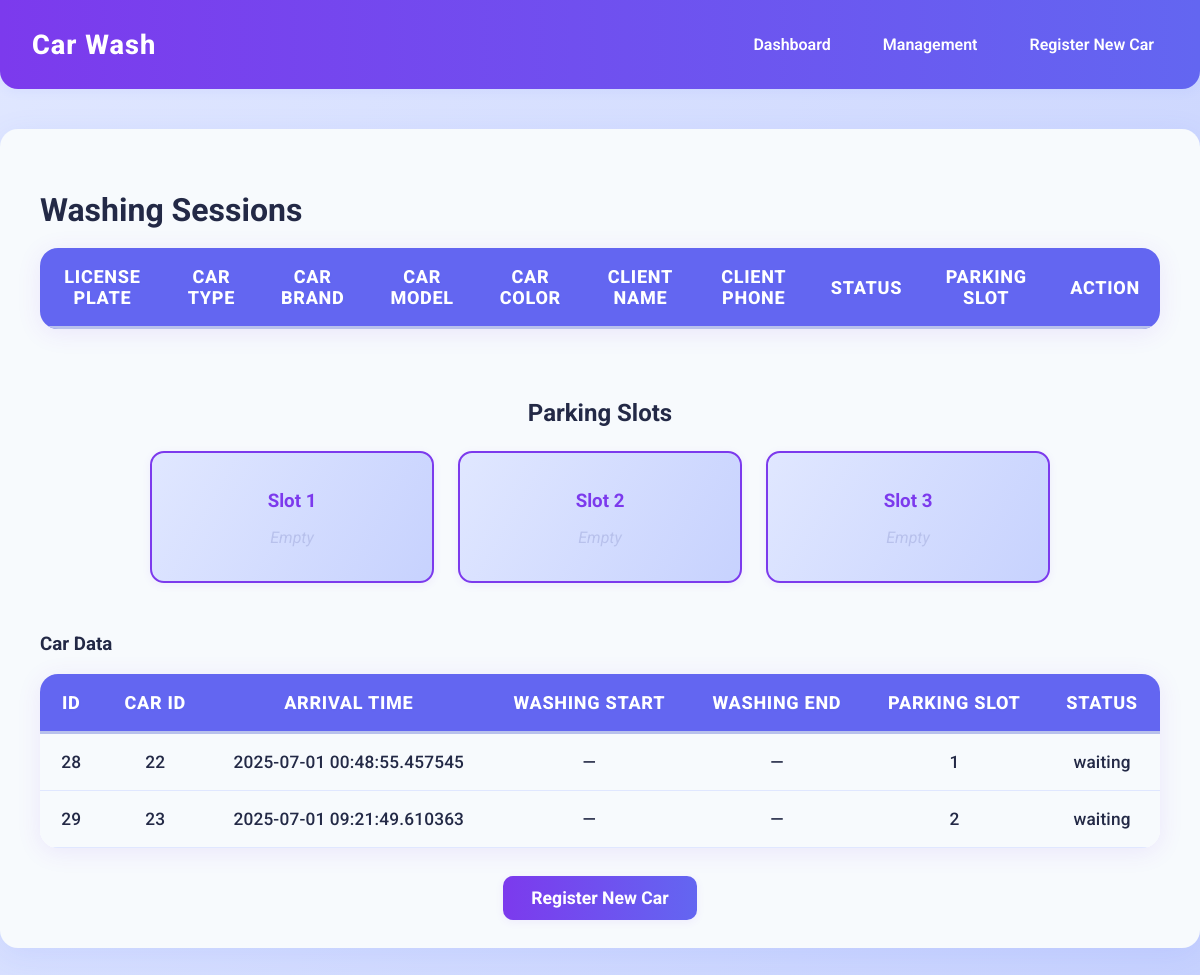
The app's page /dashboard, older data.
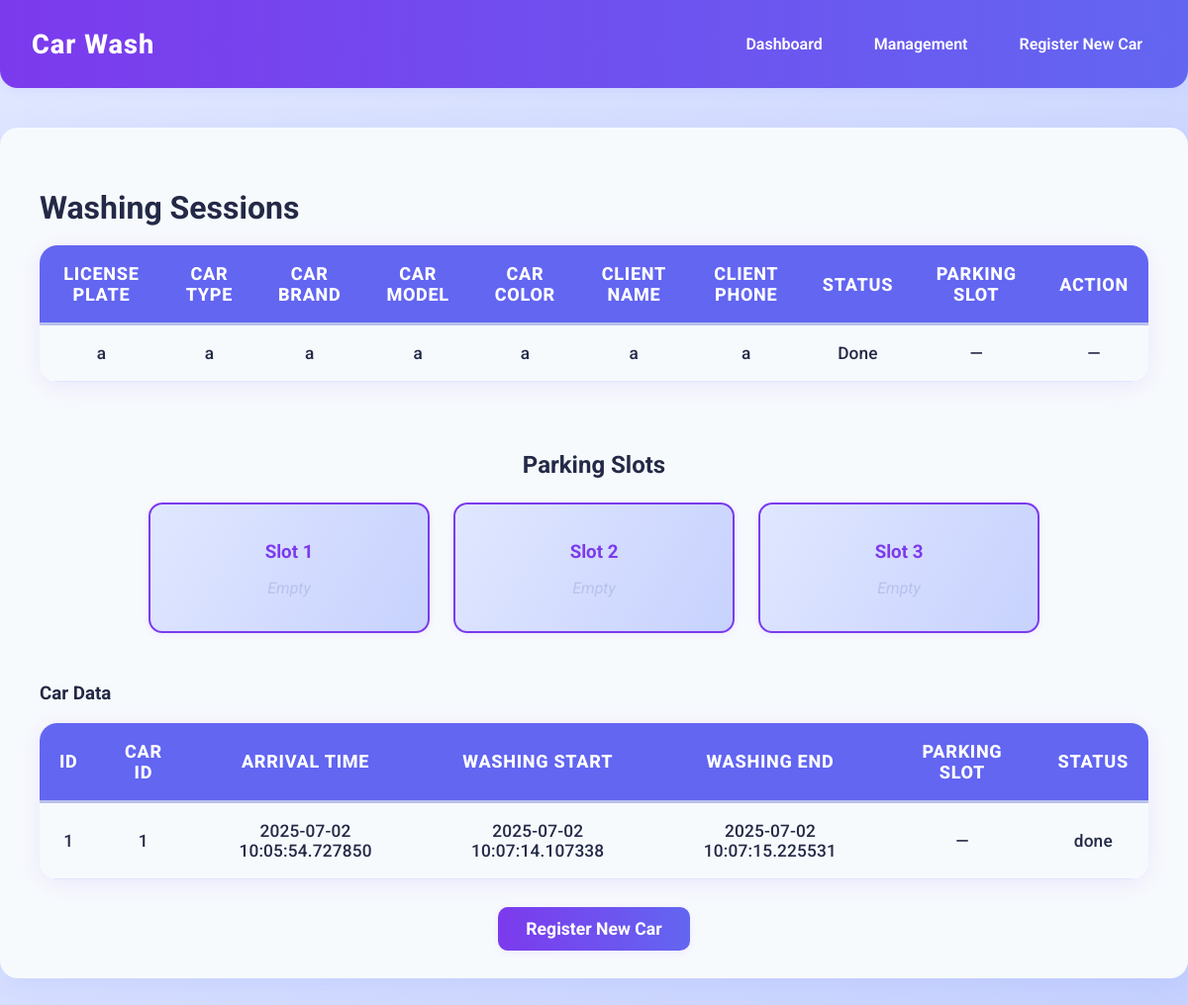
The same page, newer data.
### tables this page shows
CREATE TABLE washing_sessions (
    id INTEGER PRIMARY KEY AUTOINCREMENT,
    car_id INTEGER NOT NULL,
    arrival_time DATETIME DEFAULT CURRENT_TIMESTAMP,
    washing_start_time DATETIME,
    washing_end_time DATETIME,
    parking_slot INTEGER, -- 0 means being washed
    status TEXT DEFAULT 'waiting', -- waiting, washing, done
    FOREIGN KEY (car_id) REFERENCES cars(id)
);

CREATE TABLE "cars" (
	"id"	INTEGER,
	"license_plate"	TEXT NOT NULL UNIQUE,
	"car_type"	TEXT,
	"car_brand"	TEXT,
	"car_model"	TEXT,
	"car_year"	INTEGER,
	"car_color"	TEXT,
	"client_id"	INTEGER,
	PRIMARY KEY("id" AUTOINCREMENT),
	FOREIGN KEY("client_id") REFERENCES "clients"("id")
);

CREATE TABLE "clients" (
	"id"	INTEGER,
	"client_name"	TEXT NOT NULL,
	"client_phone"	TEXT NOT NULL UNIQUE,
	PRIMARY KEY("id" AUTOINCREMENT)
);

### app.py (the view)
@app.route('/dashboard')
def dashboard():
    conn = get_db_connection()
    sessions = conn.execute('''
        SELECT ws.id, c.license_plate, c.car_type, c.car_brand, c.car_model, c.car_color,
               cl.client_name, cl.client_phone, ws.status, ws.parking_slot
        FROM washing_sessions ws
        JOIN cars c ON ws.car_id = c.id
        JOIN clients cl ON c.client_id = cl.id
        ORDER BY ws.arrival_time ASC
    ''').fetchall()
    database = conn.execute('SELECT * FROM washing_sessions').fetchall()
    conn.close()
    return render_template('dashboard.html', sessions=sessions, database=database)

### app.py (called while the page is built)
def get_db_connection():
    conn = sqlite3.connect(DB)
    conn.row_factory = sqlite3.Row
    return conn

### templates/dashboard.html (shortened to what this page needs)
<!DOCTYPE html>
<html lang="en">
<head>
  <link rel="stylesheet" href="{{ url_for('static', filename='styles.css') }}">
</head>
<body>
  <nav class="navbar">
    <div class="nav-brand">Car Wash</div>
    <ul class="nav-links" id="nav-links">
      <li><a href="/dashboard">Dashboard</a></li>
      <li><a href="/management">Management</a></li>
      <li><a href="/">Register New Car</a></li>
    </ul>
  </nav>
  <div class="container">
    <h1>Washing Sessions</h1>
    <table>
      <tr>
        <th>License Plate</th>
        <th>Car Type</th>
        <th>Car Brand</th>
        <th>Car Model</th>
        <th>Car Color</th>
        <th>Client Name</th>
        <th>Client Phone</th>
        <th>Status</th>
        <th>Parking Slot</th>
        <th>Action</th>
      </tr>
      {% for session in sessions %}
      <tr>
        <td>{{ session['license_plate'] }}</td>
        <td>{{ session['car_type'] }}</td>
        <td>{{ session['car_brand'] }}</td>
        <td>{{ session['car_model'] }}</td>
        <td>{{ session['car_color'] }}</td>
        <td>{{ session['client_name'] }}</td>
        <td>{{ session['client_phone'] }}</td>
        <td>
          {% if session['status'] == 'waiting' %}
          Waiting in Slot {{ session['parking_slot'] }}
          {% elif session['status'] == 'washing' %}
          Being Washed
          {% else %}
          Done
          {% endif %}
        </td>
        <td>{{ session['parking_slot'] or '—' }}</td>
        <td>
          {% if session['status'] == 'waiting' %}
          <form method="POST" action="/start/{{ session['id'] }}">
            <button type="submit">Start Wash</button>
          </form>
          {% elif session['status'] == 'washing' %}
          <form method="POST" action="/finish/{{ session['id'] }}">
            <button type="submit">Finish</button>
          </form>
          {% else %}
          —
          {% endif %}
        </td>
      </tr>
      {% endfor %}
    </table>
    <div class="parking-lot">
      <h2>Parking Slots</h2>
      <div class="slots">
        {% for slot in [1, 2, 3] %}
        <div class="slot-box">
          <h3>Slot {{ slot }}</h3>
          {% set ns = namespace(found=false) %}
          {% if not ns.found %}
          <p class="empty">Empty</p>
          {% endif %}
        </div>
        {% endfor %}
      </div>
    </div>
    <div style="margin-top: 40px;">
      <h3>Car Data</h3>
      <table>
        <tr>
          <th>ID</th>
          <th>Car ID</th>
          <th>Arrival Time</th>
          <th>Washing Start</th>
          <th>Washing End</th>
          <th>Parking Slot</th>
          <th>Status</th>
        </tr>
        {% for data in database %}
        <tr>
          <td>{{ data['id'] }}</td>
          <td>{{ data['car_id'] }}</td>
          <td>{{ data['arrival_time'] }}</td>
          <td>{{ data['washing_start_time'] or '—' }}</td>
          <td>{{ data['washing_end_time'] or '—' }}</td>
          <td>{{ data['parking_slot'] or '—' }}</td>
          <td>{{ data['status'] }}</td>
        </tr>
        {% endfor %}
      </table>
    </div>
    <div class="center-link">
      <a href="/">Register New Car</a>
    </div>
  </div>
</body>
</html>

### static/styles.css (style rules this page uses)
body { font-family: 'Roboto', sans-serif; background: linear-gradient(120deg, #e0e7ff 0%, #c7d2fe 100%); margin: 0; padding: 0; color: #232946; }
table { width: 100%; border-collapse: separate; border-spacing: 0; margin-top: 16px; margin-bottom: 2.5rem; background: #fff; border-radius: 18px; overflow: hidden; box-shadow: 0 4px 24px rgba(124,58,237,0.10); font-size: 1.08rem; letter-spacing: 0.01em; }
th, td { padding: 18px 20px; border-bottom: 1.5px solid #e0e7ff; text-align: center; vertical-align: middle; }
th { background: #6366f1; color: #fff; font-size: 1.13rem; font-weight: 800; letter-spacing: 0.7px; text-shadow: 0 1px 2px rgba(80,112,255,0.10); border-bottom: 3px solid #b8c1ec; text-transform: uppercase; }
tr { background-color: #f7fafd; transition: background 0.2s, box-shadow 0.2s; }
td { color: #232946; font-weight: 500; }
.parking-lot { margin: 40px auto; padding: 10px; max-width: 900px; text-align: center; }
.slots { display: flex; justify-content: space-around; gap: 24px; margin-top: 24px; }
.slot-box { background: linear-gradient(120deg, #e0e7ff 0%, #c7d2fe 100%); border: 2.5px solid #7c3aed; border-radius: 14px; padding: 18px; width: 30%; box-shadow: 0 2px 8px rgba(124,58,237,0.08); }
.slot-box h3 { margin-bottom: 10px; color: #7c3aed; }
.empty { color: #b8c1ec; font-style: italic; }
.center-link { text-align: center; margin-top: 36px; }
.center-link a { background: linear-gradient(90deg, #7c3aed 0%, #6366f1 100%); color: white; padding: 12px 28px; text-decoration: none; border-radius: 10px; font-weight: bold; font-size: 1.1rem; transition: background 0.3s, box-shadow 0.2s; box-shadow: 0 2px 8px rgba(124,58,237,0.08); }
.container { background: #f7fafd; padding: 2.5rem; border-radius: 18px; box-shadow: 0 8px 32px rgba(80, 112, 255, 0.10); max-width: 1200px; margin: 2.5rem auto; }
h1, h2, h3 { color: #232946; margin-bottom: 1.2rem; }
.navbar { display: flex; justify-content: space-between; align-items: center; background: linear-gradient(90deg, #7c3aed 0%, #6366f1 100%); color: white; padding: 1.2rem 2rem; border-radius: 0 0 18px 18px; position: relative; z-index: 10; box-shadow: 0 2px 12px rgba(80, 112, 255, 0.07); }
.nav-brand { font-size: 1.7rem; font-weight: 800; letter-spacing: 1px; }
.nav-links { list-style: none; display: flex; gap: 24px; }
.nav-links li a { color: white; text-decoration: none; font-weight: 600; padding: 8px 14px; border-radius: 8px; transition: background 0.3s; }

Row changes from the older to the newer data that the page shows:
removed washing_sessions: id "28", car_id "22", arrival_time "2025-07-01 00:48:55.457545", data "—", parking_slot "1", status "waiting", shown under "Car Data"
removed washing_sessions: id "29", car_id "23", arrival_time "2025-07-01 09:21:49.610363", data "—", parking_slot "2", status "waiting", shown under "Car Data"
added washing_sessions: license_plate "a", car_type "a", car_brand "a", car_model "a", car_color "a", client_name "a", client_phone "a", shows "Done", session "—", id "1", car_id "1", arrival_time "2025-07-02 10:05:54.727850", washing_start_time "2025-07-02 10:07:14.107338", washing_end_time "2025-07-02 10:07:15.225531", data "—", status "done"
